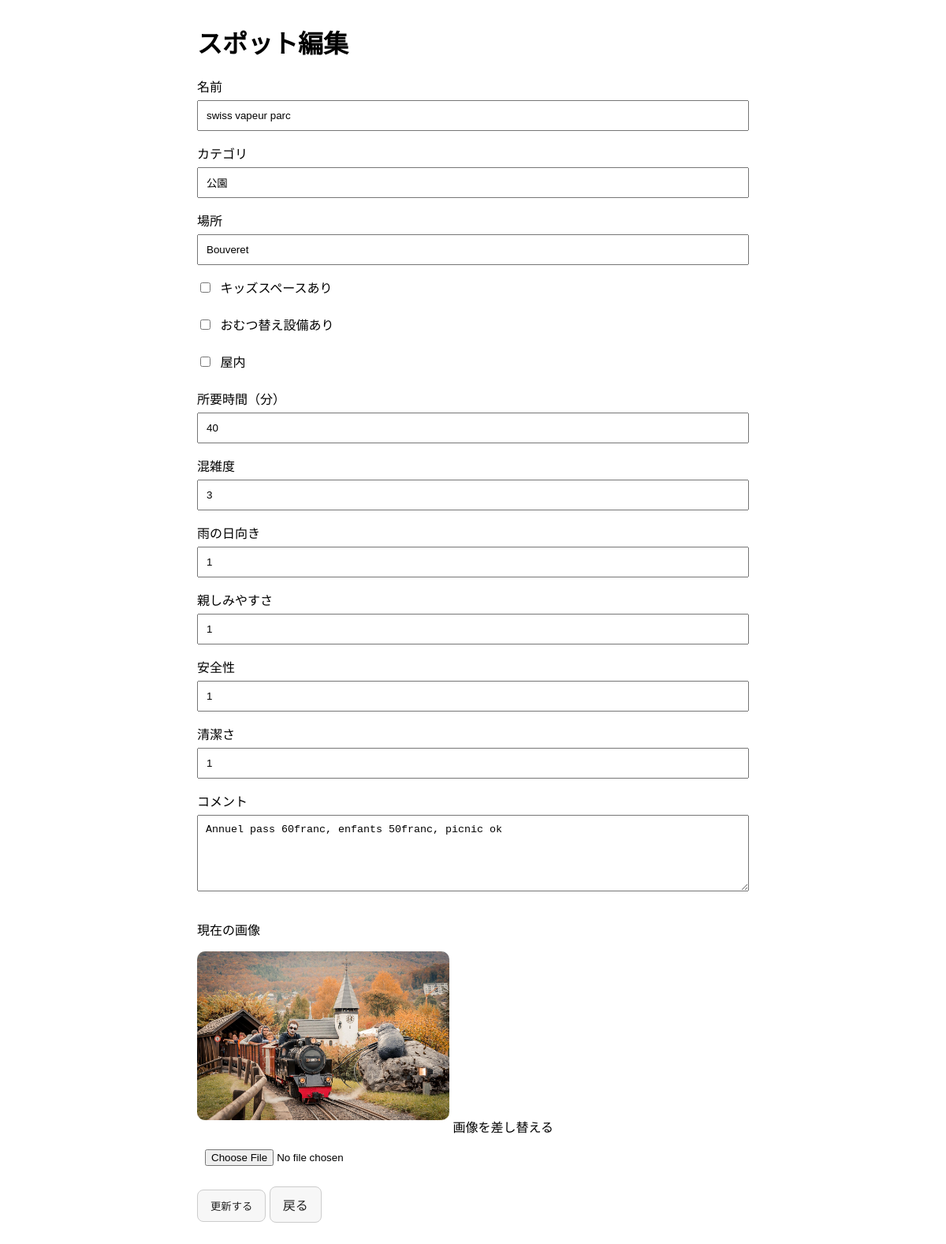
The page /edit/26 on the database its author committed.
### tables this page shows
CREATE TABLE kid_friendly_places (
    id INTEGER PRIMARY KEY AUTOINCREMENT,
    name TEXT NOT NULL,
    category TEXT NOT NULL,
    location TEXT NOT NULL,
    has_kids_area INTEGER,
    has_diaper_facility INTEGER,
    indoor INTEGER,
    travel_time_minutes INTEGER,
    crowd_rating INTEGER,
    rain_friendly INTEGER,
    friendly_rating INTEGER,
    safety_rating INTEGER,
    cleanliness_rating INTEGER,
    comments TEXT,
    image TEXT
);

### app.py (the view, shortened to what this page needs)
@app.route("/edit/<int:place_id>", methods=["GET", "POST"])
def edit_place(place_id):
    place = query_db(
        "SELECT * FROM kid_friendly_places WHERE id = ?",
        (place_id,),
        one=True
    )
    if place is None:
        return "Place not found", 404
    return render_template("edit.html", place=place)

### app.py (called while the page is built)
def get_db_connection():
    conn = sqlite3.connect(DB_NAME)
    conn.row_factory = sqlite3.Row
    return conn

def query_db(query, args=(), one=False):
    conn = get_db_connection()
    cur = conn.cursor()
    cur.execute(query, args)
    is_select = query.strip().lower().startswith("select")
    if is_select:
        rv = cur.fetchall()
    else:
        rv = None
    conn.commit()
    conn.close()
    if is_select:
        return (rv[0] if rv else None) if one else rv
    return None

### templates/edit.html (shortened to what this page needs)
<!DOCTYPE html>
<html lang="ja">
<head>
</head>
<body>
    <h1>スポット編集</h1>
    <form method="POST" enctype="multipart/form-data">
        <label>名前</label>
        <input type="text" name="name" value="{{ place['name'] or '' }}" required>
        <label>カテゴリ</label>
        <input type="text" name="category" value="{{ place['category'] or '' }}" required>
        <label>場所</label>
        <input type="text" name="location" value="{{ place['location'] or '' }}" required>
        <div class="checkbox-row">
            <label><input type="checkbox" name="has_kids_area" {% if place['has_kids_area'] %}checked{% endif %}> キッズスペースあり</label>
        </div>
        <div class="checkbox-row">
            <label><input type="checkbox" name="has_diaper_facility" {% if place['has_diaper_facility'] %}checked{% endif %}> おむつ替え設備あり</label>
        </div>
        <div class="checkbox-row">
            <label><input type="checkbox" name="indoor" {% if place['indoor'] %}checked{% endif %}> 屋内</label>
        </div>
        <label>所要時間（分）</label>
        <input type="number" name="travel_time_minutes" min="0" value="{{ place['travel_time_minutes'] or 0 }}">
        <label>混雑度</label>
        <input type="number" name="crowd_rating" min="0" max="5" value="{{ place['crowd_rating'] or 0 }}">
        <label>雨の日向き</label>
        <input type="number" name="rain_friendly" min="0" max="5" value="{{ place['rain_friendly'] or 0 }}">
        <label>親しみやすさ</label>
        <input type="number" name="friendly_rating" min="0" max="5" value="{{ place['friendly_rating'] or 0 }}">
        <label>安全性</label>
        <input type="number" name="safety_rating" min="0" max="5" value="{{ place['safety_rating'] or 0 }}">
        <label>清潔さ</label>
        <input type="number" name="cleanliness_rating" min="0" max="5" value="{{ place['cleanliness_rating'] or 0 }}">
        <label>コメント</label>
        <textarea name="comments" rows="5">{{ place['comments'] or '' }}</textarea>
        {% if place['image'] %}
            <p>現在の画像</p>
            <img src="{{ url_for('static', filename='uploads/' + place['image']) }}" alt="{{ place['name'] }}">
        {% endif %}
        <label>画像を差し替える</label>
        <input type="file" name="image" accept="image/*">
        <button class="btn" type="submit">更新する</button>
        <a class="btn" href="{{ url_for('home') }}">戻る</a>
    </form>
</body>
</html>

### templates/edit.html (style rules this page uses)
body { font-family: Arial, sans-serif; max-width: 700px; margin: 30px auto; padding: 0 16px; }
input, textarea { width: 100%; padding: 10px; margin-top: 6px; margin-bottom: 16px; box-sizing: border-box; }
.checkbox-row { margin-bottom: 12px; }
.checkbox-row input { width: auto; margin-right: 8px; }
.btn { display: inline-block; padding: 10px 16px; text-decoration: none; border-radius: 8px; border: 1px solid #ccc; color: #222; background: #f7f7f7; cursor: pointer; }
img { max-width: 320px; border-radius: 10px; margin-bottom: 16px; }

### rows shown on the page
kid_friendly_places: name "swiss vapeur parc", category "公園", location "Bouveret", travel_time_minutes "40", crowd_rating "3", rain_friendly "1", friendly_rating "1", safety_rating "1", cleanliness_rating "1", comments "Annuel pass 60franc, enfants 50franc, picnic ok", image (picture)
